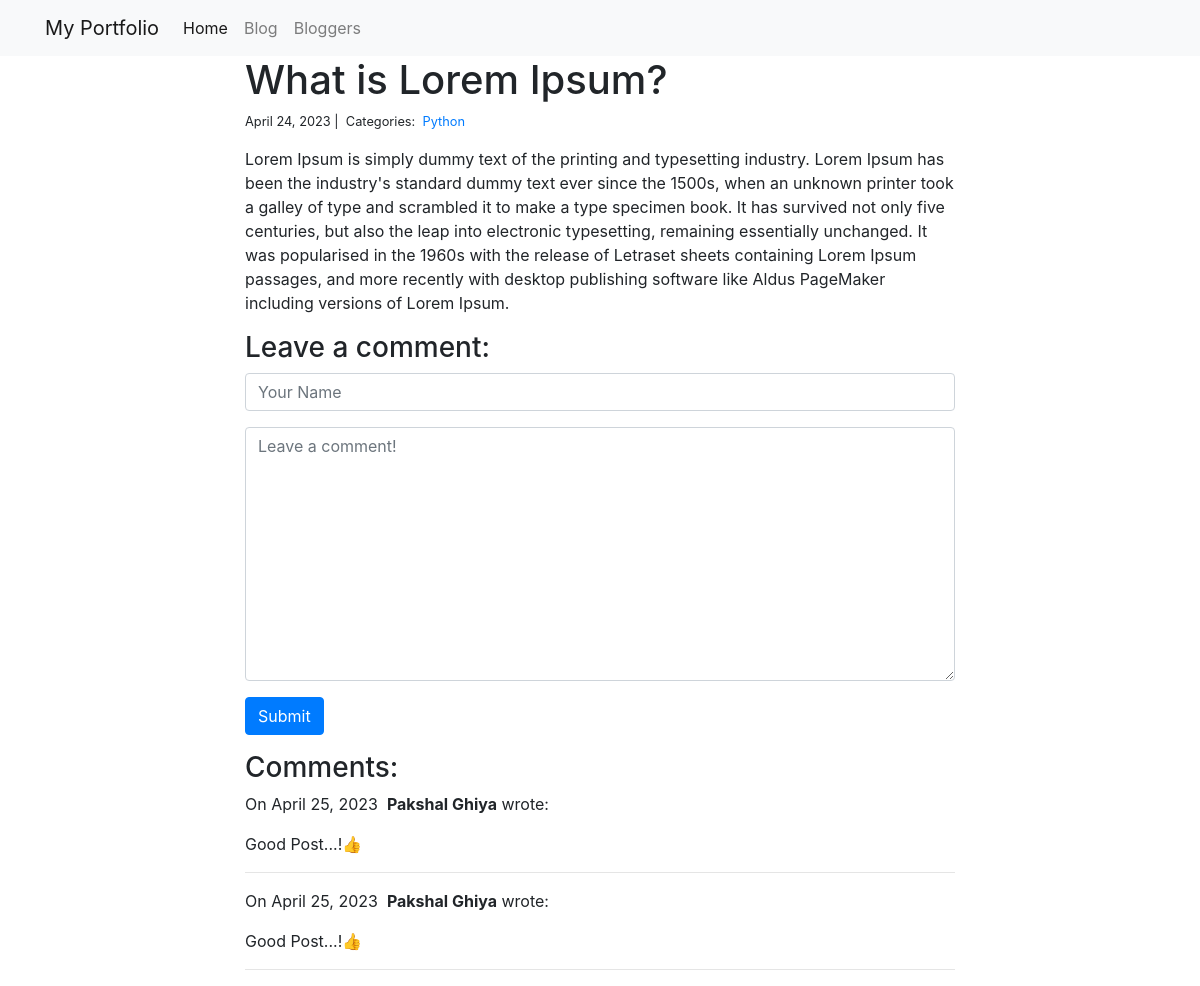
Page /blog/1/ on the committed database.
### blog/models.py (models this page shows)
class Post(models.Model):
     title = models.CharField(max_length=255)
     body = models.TextField()
     created_on = models.DateTimeField(auto_now_add=True)
     last_modified = models.DateTimeField(auto_now=True)
     categories = models.ManyToManyField('Category', related_name='posts')

class Category(models.Model):
     name = models.CharField(max_length=20)

class Comment(models.Model):
     author = models.CharField(max_length=60)
     body = models.TextField()
     created_on = models.DateTimeField(auto_now_add=True)
     post = models.ForeignKey('Post', on_delete=models.CASCADE)

### blog/views.py (the view, shortened to what this page needs)
# urls.py: path("<int:pk>/", views.blog_detail, name="blog_detail"),
def blog_detail(request, pk):
    post = Post.objects.get(pk=pk)
    form = CommentForm()
    comments = Comment.objects.filter(post=post)
    context = {
        "post": post,
        "comments": comments,
        "form": form,
    }
    return render(request, "blog_detail.html", context)

### blog/forms.py
class CommentForm(forms.Form):
    author = forms.CharField(
        max_length=60,
        widget=forms.TextInput(attrs={
            "class": "form-control",
            "placeholder": "Your Name"
        })
    )
    body = forms.CharField(widget=forms.Textarea(
        attrs={
            "class": "form-control",
            "placeholder": "Leave a comment!"
        })
    )

### blog/templates/blog_detail.html (shortened to what this page needs)
{% extends "base.html" %}
 {% block page_content %}
 <div class="col-md-8 offset-md-2">
     <h1>{{ post.title }}</h1>
     <small>
         {{ post.created_on.date }} |&nbsp;
         Categories:&nbsp;
         {% for category in post.categories.all %}
         <a href="{% url 'blog_category' category.name %}">
            {{ category.name }}
        </a>&nbsp;
        {% endfor %}
    </small>
    <p>{{ post.body | linebreaks }}</p>
    <h3>Leave a comment:</h3>
    <form action="/blog/{{ post.pk }}/" method="post">
        <div class="form-group">
            {{ form.author }}
        </div>
        <div class="form-group">
            {{ form.body }}
        </div>
        <button type="submit" class="btn btn-primary">Submit</button>
    </form>
    <h3>Comments:</h3>
    {% for comment in comments %}
    <p>
        On {{comment.created_on.date }}&nbsp;
        <b>{{ comment.author }}</b> wrote:
    </p>
    <p>{{ comment.body }}</p>
    <hr>
    {% endfor %}
</div>
{% endblock %}

### blogApp/templates/base.html (shortened to what this page needs)
<link rel="stylesheet" href="https://stackpath.bootstrapcdn.com/bootstrap/4.1.3/css/bootstrap.min.css">
<nav class="navbar navbar-expand-lg navbar-light bg-light">
    <div class="container">
        <a class="navbar-brand" href="{% url 'project_index' %}">My Portfolio</a>
        <div class="collapse navbar-collapse" id="navbarSupportedContent">
          <ul class="navbar-nav mr-auto">
            <li class="nav-item active">
              <a class="nav-link" href="{% url 'project_index' %}">Home</a>
            </li>
              <li class="nav-item">
              <a class="nav-link" href="{% url 'blog_index' %}">Blog</a>
            </li>
            <li class="nav-item">
              <a class="nav-link" href='#'>Bloggers</a>
            </li>
          </ul>
        </div>
    </div>
</nav>
<div class="container">
    {% block page_content %}{% endblock %}
</div>

### rows in the picture
Post: title "What is Lorem Ipsum?", created_on "April 24, 2023", body "Lorem Ipsum is simply dummy text of the printing and typesetting industry. Lorem Ipsum has been the industry's standard dummy text ever since the 1500s, when an unknown printer took a galley of type and scrambled it to make a type specimen book. It has survived not only five centuries, but also the leap into electronic typesetting, remaining essentially unchanged. It was popularised in the 1960s with the release of Letraset sheets containing Lorem Ipsum passages, and more recently with desktop publishing software like Aldus PageMaker including versions of Lorem Ipsum."
Category: name "Python"
Comment: created_on "April 25, 2023", author "Pakshal Ghiya", body "Good Post...!👍"
Comment: created_on "April 25, 2023", author "Pakshal Ghiya", body "Good Post...!👍"
